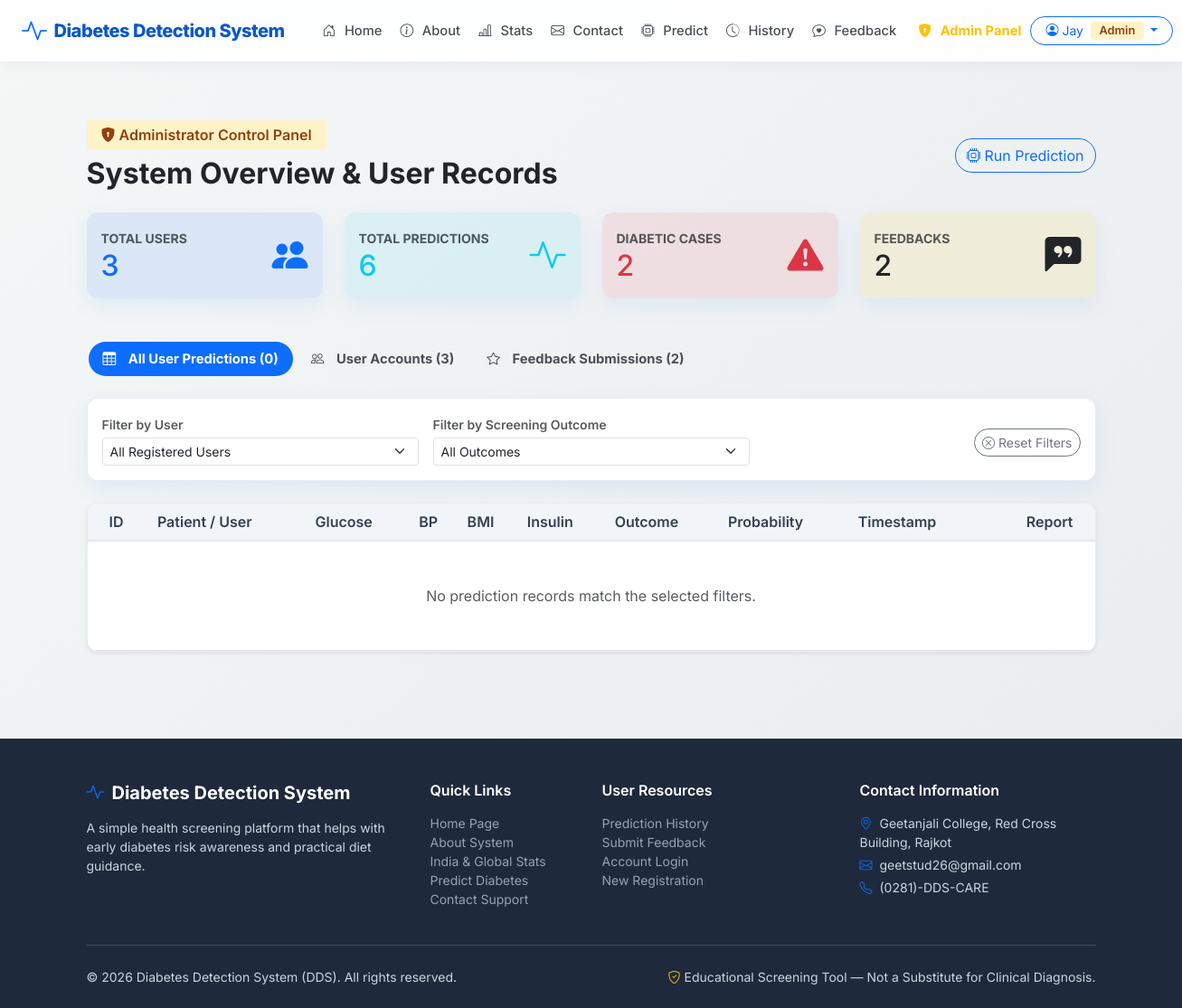
The app's page /admin?user_id=4 (signed in), older data.
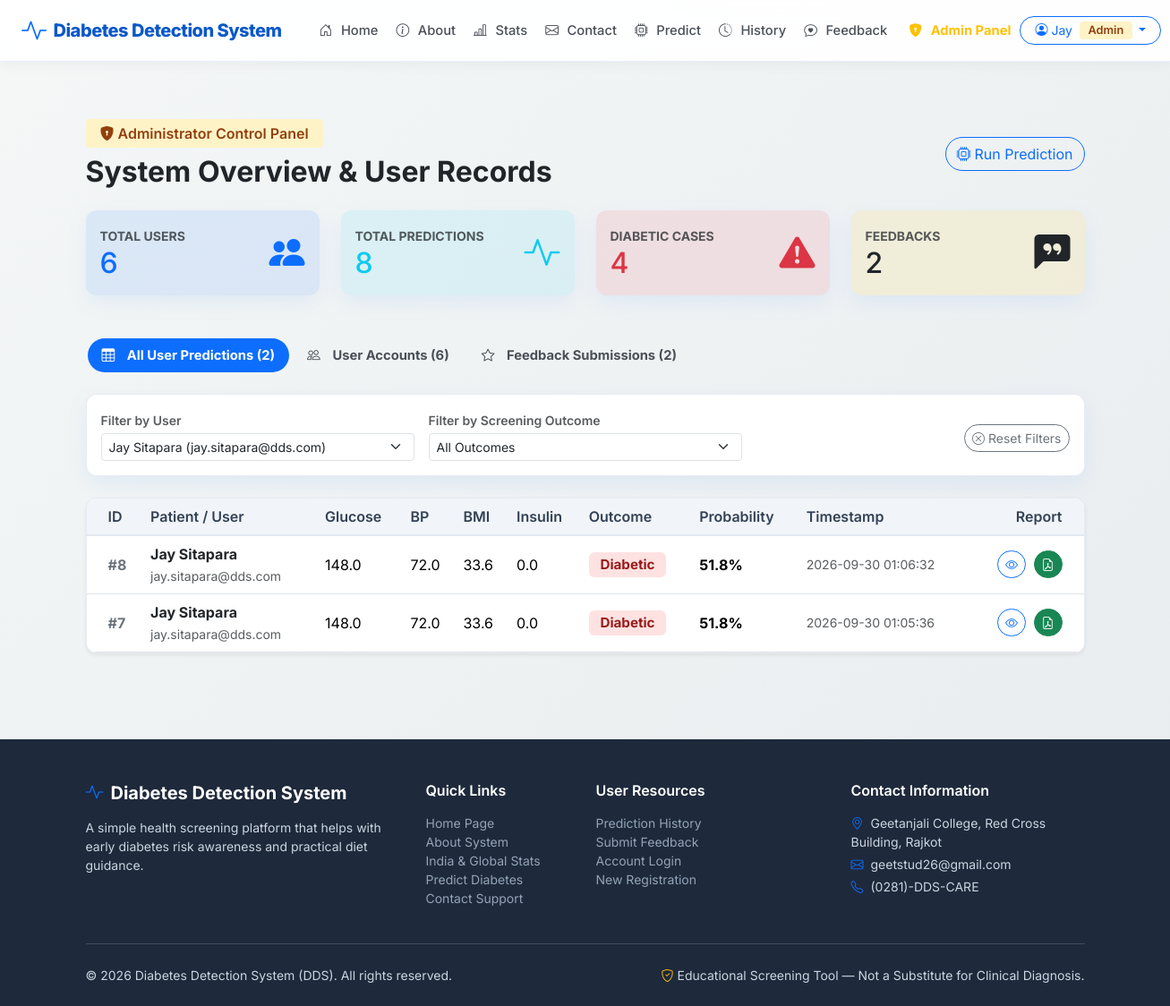
The same page, newer data.
### tables this page shows
CREATE TABLE predictions (
            id INTEGER PRIMARY KEY AUTOINCREMENT,
            user_id INTEGER NOT NULL,
            pregnancies INTEGER,
            glucose REAL,
            blood_pressure REAL,
            skin_thickness REAL,
            insulin REAL,
            bmi REAL,
            diabetes_pedigree REAL,
            age INTEGER,
            result TEXT NOT NULL,
            probability REAL NOT NULL,
            created_at TIMESTAMP DEFAULT CURRENT_TIMESTAMP,
            FOREIGN KEY (user_id) REFERENCES users (id)
        );

CREATE TABLE users (
            id INTEGER PRIMARY KEY AUTOINCREMENT,
            username TEXT UNIQUE NOT NULL,
            email TEXT UNIQUE NOT NULL,
            password_hash TEXT NOT NULL,
            is_admin BOOLEAN DEFAULT 0,
            created_at TIMESTAMP DEFAULT CURRENT_TIMESTAMP
        );

### app.py (the view)
@app.route('/admin')
@login_required
def admin_dashboard():
    if not current_user.is_admin:
        flash('Access denied. Administrator privileges required.', 'danger')
        return redirect(url_for('home'))
    user_filter = request.args.get('user_id', '')
    result_filter = request.args.get('result_filter', '')
    conn = get_db_connection()
    total_users = conn.execute('SELECT COUNT(*) FROM users').fetchone()[0]
    total_preds = conn.execute('SELECT COUNT(*) FROM predictions').fetchone()[0]
    diabetic_count = conn.execute('SELECT COUNT(*) FROM predictions WHERE result = "Diabetic"').fetchone()[0]
    feedback_count = conn.execute('SELECT COUNT(*) FROM feedback').fetchone()[0]
    pred_query = '''
        SELECT p.*, u.username, u.email
        FROM predictions p
        JOIN users u ON p.user_id = u.id
        WHERE 1=1
    '''
    pred_params = []
    if user_filter:
        pred_query += ' AND p.user_id = ?'
        pred_params.append(user_filter)
    if result_filter:
        pred_query += ' AND p.result = ?'
        pred_params.append(result_filter)
    pred_query += ' ORDER BY p.created_at DESC'
    all_predictions = conn.execute(pred_query, pred_params).fetchall()
    all_users = conn.execute('SELECT id, username, email, is_admin, created_at FROM users ORDER BY created_at DESC').fetchall()
    all_feedback = conn.execute('SELECT * FROM feedback ORDER BY created_at DESC').fetchall()
    conn.close()
    return render_template(
        'admin/dashboard.html',
        total_users=total_users,
        total_preds=total_preds,
        diabetic_count=diabetic_count,
        feedback_count=feedback_count,
        predictions=all_predictions,
        users=all_users,
        feedbacks=all_feedback,
        selected_user=user_filter,
        selected_result=result_filter
    )

### app.py (called while the page is built)
def get_db_connection():
    conn = sqlite3.connect(DB_PATH)
    conn.row_factory = sqlite3.Row
    return conn

@login_manager.user_loader
def load_user(user_id):
    conn = get_db_connection()
    user_row = conn.execute('SELECT * FROM users WHERE id = ?', (user_id,)).fetchone()
    conn.close()
    if user_row:
        return User(user_row['id'], user_row['username'], user_row['email'], user_row['is_admin'])
    return None

### templates/admin/dashboard.html (shortened to what the changed rows need)
{% extends 'base.html' %}
{% block content %}
<div class="container my-5">
    <div class="d-flex justify-content-between align-items-center mb-4 flex-wrap gap-3">
        <div>
            <h2 class="fw-bold text-dark mb-0">System Overview & User Records</h2>
        </div>
    </div>
    <div class="row g-4 mb-5">
        <div class="col-sm-6 col-lg-3">
            <div class="card card-custom p-3 border-0 bg-primary bg-opacity-10 text-primary">
                <div class="d-flex justify-content-between align-items-center">
                    <div>
                        <span class="text-uppercase small fw-bold text-muted">Total Users</span>
                        <h2 class="fw-extrabold mb-0 text-primary">{{ total_users }}</h2>
                    </div>
                </div>
            </div>
        </div>
        <div class="col-sm-6 col-lg-3">
            <div class="card card-custom p-3 border-0 bg-info bg-opacity-10 text-info">
                <div class="d-flex justify-content-between align-items-center">
                    <div>
                        <span class="text-uppercase small fw-bold text-muted">Total Predictions</span>
                        <h2 class="fw-extrabold mb-0 text-info">{{ total_preds }}</h2>
                    </div>
                </div>
            </div>
        </div>
        <div class="col-sm-6 col-lg-3">
            <div class="card card-custom p-3 border-0 bg-danger bg-opacity-10 text-danger">
                <div class="d-flex justify-content-between align-items-center">
                    <div>
                        <span class="text-uppercase small fw-bold text-muted">Diabetic Cases</span>
                        <h2 class="fw-extrabold mb-0 text-danger">{{ diabetic_count }}</h2>
                    </div>
                </div>
            </div>
        </div>
        <div class="col-sm-6 col-lg-3">
            <div class="card card-custom p-3 border-0 bg-warning bg-opacity-10 text-warning">
                <div class="d-flex justify-content-between align-items-center">
                    <div>
                        <h2 class="fw-extrabold mb-0 text-dark">{{ feedback_count }}</h2>
                    </div>
                </div>
            </div>
        </div>
    </div>
    <ul class="nav nav-pills mb-4" id="adminTabs" role="tablist">
        <li class="nav-item" role="presentation">
            <button class="nav-link active rounded-pill fw-bold" id="preds-tab" data-bs-toggle="tab" data-bs-target="#preds-pane" type="button" role="tab">
                <i class="bi bi-table me-2"></i>All User Predictions ({{ predictions|length }})
            </button>
        </li>
        <li class="nav-item" role="presentation">
            <button class="nav-link rounded-pill fw-bold" id="users-tab" data-bs-toggle="tab" data-bs-target="#users-pane" type="button" role="tab">
                <i class="bi bi-people me-2"></i>User Accounts ({{ users|length }})
            </button>
        </li>
    </ul>
    <div class="tab-content" id="adminTabsContent">
        <div class="tab-pane fade show active" id="preds-pane" role="tabpanel">
            <div class="card card-custom p-3 mb-4">
                <form action="{{ url_for('admin_dashboard') }}" method="GET" class="row g-3 align-items-center">
                    <div class="col-md-4">
                        <label for="user_id" class="form-label small fw-semibold text-muted mb-1">Filter by User</label>
                        <select name="user_id" id="user_id" class="form-select form-select-sm" onchange="this.form.submit()">
                            <option value="" {% if not selected_user %}selected{% endif %}>All Registered Users</option>
                            {% for u in users %}
                            <option value="{{ u.id }}" {% if selected_user|string == u.id|string %}selected{% endif %}>
                                {{ u.username }} ({{ u.email }})
                            </option>
                            {% endfor %}
                        </select>
                    </div>
                </form>
            </div>
            <div class="card card-custom p-0 overflow-hidden shadow-sm">
                <div class="table-responsive">
                    <table class="table table-hover align-middle table-custom mb-0">
                        <thead>
                            <tr>
                                <th class="ps-4">ID</th>
                                <th>Patient / User</th>
                                <th>Glucose</th>
                                <th>BP</th>
                                <th>BMI</th>
                                <th>Insulin</th>
                                <th>Outcome</th>
                                <th>Probability</th>
                                <th>Timestamp</th>
                                <th class="text-end pe-4">Report</th>
                            </tr>
                        </thead>
                        <tbody>
                            {% if predictions %}
                                {% for p in predictions %}
                                <tr>
                                    <td class="ps-4 fw-bold text-secondary">#{{ p.id }}</td>
                                    <td>
                                        <div class="fw-bold text-dark">{{ p.username }}</div>
                                        <span class="small text-muted">{{ p.email }}</span>
                                    </td>
                                    <td>{{ p.glucose }}</td>
                                    <td>{{ p.blood_pressure }}</td>
                                    <td>{{ p.bmi }}</td>
                                    <td>{{ p.insulin }}</td>
                                    <td>
                                        {% if p.result == 'Diabetic' %}
                                        <span class="badge badge-diabetic">Diabetic</span>
                                        {% else %}
                                        <span class="badge badge-healthy">Not Diabetic</span>
                                        {% endif %}
                                    </td>
                                    <td class="fw-bold">{{ "%.1f"|format(p.probability) }}%</td>
                                    <td class="small text-muted">{{ p.created_at }}</td>
                                    <td class="text-end pe-4">
                                        <a href="{{ url_for('result', pred_id=p.id) }}" class="btn btn-sm btn-outline-primary rounded-pill me-1">
                                            <i class="bi bi-eye"></i>
                                        </a>
                                        <a href="{{ url_for('download_report', pred_id=p.id) }}" class="btn btn-sm btn-success rounded-pill">
                                            <i class="bi bi-file-earmark-pdf"></i>
                                        </a>
                                    </td>
                                </tr>
                                {% endfor %}
                            {% else %}
                                <tr>
                                    <td colspan="10" class="text-center py-5 text-muted">
                                        No prediction records match the selected filters.
                                    </td>
                                </tr>
                            {% endif %}
                        </tbody>
                    </table>
                </div>
            </div>
        </div>
    </div>
</div>
{% endblock %}

Row changes from the older to the newer data that the page shows:
added predictions: id "8", username "Jay Sitapara", email "jay.sitapara@dds.com", glucose "148.0", blood_pressure "72.0", bmi "33.6", insulin "0.0", result "Diabetic", probability "51.8", created_at "2026-09-30 01:06:32"
added predictions: id "7", username "Jay Sitapara", email "jay.sitapara@dds.com", glucose "148.0", blood_pressure "72.0", bmi "33.6", insulin "0.0", result "Diabetic", probability "51.8", created_at "2026-09-30 01:05:36"
Text that changed along with them:
{{ total_users }}: "3" → "6"
{{ total_preds }}: "6" → "8"
{{ diabetic_count }}: "2" → "4"
{{ predictions|length }}: "0" → "2"
{{ users|length }}: "3" → "6"
form field user_id: "All Registered Users" → "Jay Sitapara (jay.sitapara@dds.com)"
text no longer shown: "No prediction records match the selected filters."
